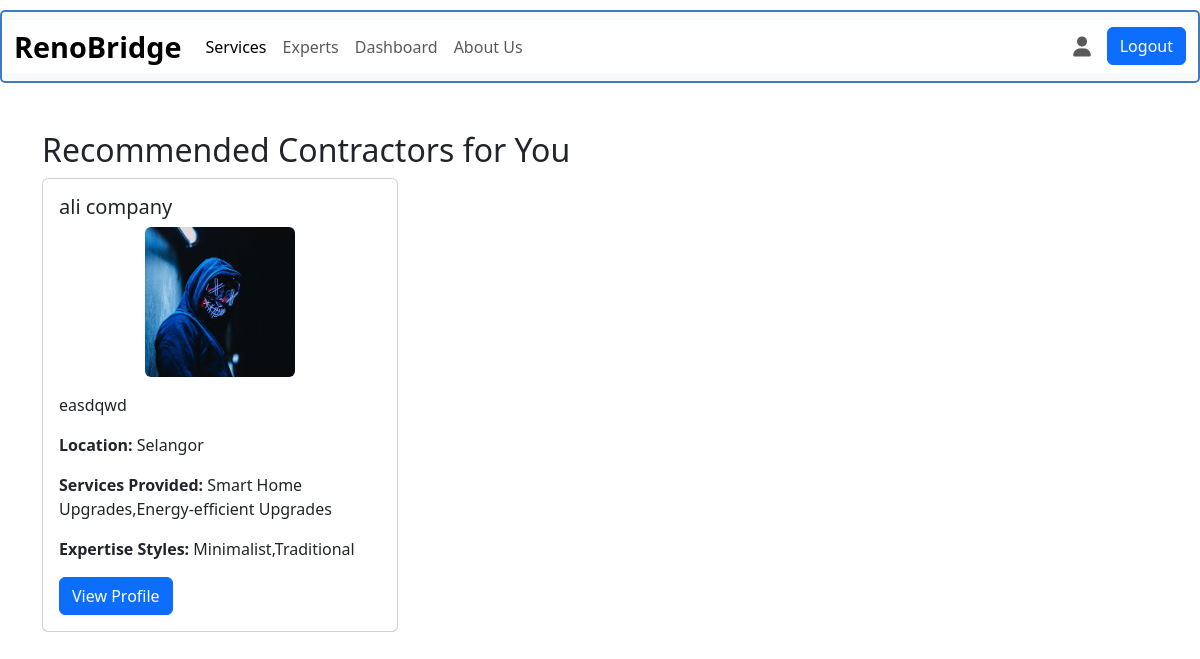
Page /expert_list/ (signed in) on the committed database.
### renobridge/models.py (models this page shows)
class Contractor(models.Model):
    user = models.OneToOneField(settings.AUTH_USER_MODEL, on_delete=models.CASCADE)
    company_name = models.CharField(max_length=200)
    company_address = models.CharField(max_length=200)
    logo = models.ImageField(upload_to='company_logos/', blank=True, null=True)
    email_address = models.EmailField()
    years_of_experience = models.CharField(max_length=50)
    description = models.TextField()
    preferred_location = models.CharField(max_length=100)
    services_provided = models.TextField()  # Store services as comma-separated values
    expertise_styles = models.TextField()  # Store expertise styles as comma-separated values

### renobridge/views.py (the view)
# urls.py: path('expert_list/', views.expert_list, name='expert_list'),  # For expert_list.html
def expert_list(request):
    try:
        homeowner = Homeowner.objects.get(user=request.user)
        matching_contractors = Contractor.objects.filter(
            preferred_location=homeowner.location,
            expertise_styles__icontains=homeowner.preferred_style,
            services_provided__icontains=homeowner.services_required
        )
        context = {
            'matching_contractors': matching_contractors
        }
        return render(request, 'expert_list.html', context)
    except Homeowner.DoesNotExist:
        return render(request, 'expert_list.html', {
            'error': 'Homeowner data does not exist for the current user. Please fill out the homeowner form.'
        })

### renobridge/templates/expert_list.html (shortened to what this page needs)
{% load static %}
<!DOCTYPE html>
<html lang="en">
<head>
    <link rel="stylesheet" href="https://cdn.jsdelivr.net/npm/bootstrap@5.3.3/dist/css/bootstrap.min.css">
    <link rel="stylesheet" href="https://cdnjs.cloudflare.com/ajax/libs/font-awesome/6.0.0-beta3/css/all.min.css">
    <link rel="stylesheet" href="{% static 'style.css' %}">
</head>
<body>
    <nav class="navbar navbar-expand-lg bg-body-tertiary navbar-frame">
        <div class="container-fluid" style="background-color: white;">
          <a class="navbar-brand" href="{% url 'renobridge' %}">RenoBridge</a>
          <div class="collapse navbar-collapse" id="navbarSupportedContent">
            <ul class="navbar-nav me-auto mb-2 mb-lg-0">
              <li class="nav-item">
                <a class="nav-link active" aria-current="page" href="#">Services</a>
              </li>
              <li class="nav-item">
                <a class="nav-link" href="{% url 'expert_list' %}">Experts</a>
              </li>
              <li class="nav-item">
                <a class="nav-link" href="{% url 'dashboard' %}">Dashboard</a>
              </li>
              <li class="nav-item">
                <a class="nav-link" href="#">About Us</a>
              </li>
            </ul>
            {% if user.is_authenticated %}
            <ul class="navbar-nav ms-auto mb-2 mb-lg-0">
              <li class="nav-item">
                <a class="nav-link" href="{% url 'view_homeowner_input' %}" title="View Profile">
                    <i class="fas fa-user fa-lg"></i>
                </a>
              </li>
              <li class="nav-item">
                  <a class="btn btn-primary text-white ms-2" href="{% url 'logout' %}">Logout</a>
              </li>
            </ul>
            {% endif %}
          </div>
        </div>
    </nav>
    <div class="container mt-5">
      <h2>Recommended Contractors for You</h2>
      <div class="row">
          {% for contractor in matching_contractors %}
              <div class="col-md-4">
                  <div class="card">
                      <div class="card-body">
                          <h5 class="card-title">{{ contractor.company_name }}</h5>
                          {% if contractor.logo %}
                            <div class="text-center mb-3">
                                <img src="{{ contractor.logo.url }}" alt="Company Logo" class="img-fluid rounded" style="width: 150px; height: 150px; object-fit: cover;">
                            </div>
                          {% endif %}
                          <p class="card-text">{{ contractor.description }}</p>
                          <p><strong>Location:</strong> {{ contractor.preferred_location }}</p>
                          <p><strong>Services Provided:</strong> {{ contractor.services_provided }}</p>
                          <p><strong>Expertise Styles:</strong> {{ contractor.expertise_styles }}</p>
                          <a href="{% url 'expert_portfolio' contractor.user.id %}" class="btn btn-primary">View Profile</a>
                      </div>
                  </div>
              </div>
          {% empty %}
              <p>No contractors match your criteria at the moment.</p>
          {% endfor %}
      </div>
  </div>
</body>
</html>

### renobridge/static/style.css (style rules this page uses)
.navbar-frame { margin-top: 10px; border: 2px solid #417BBF; border-radius: 5px; }
.navbar-brand { font-size: 1.8rem; font-weight: bold; }

### rows in the picture
Contractor: company_name "ali company", logo (picture), description "easdqwd", preferred_location "Selangor", services_provided "Smart Home Upgrades,Energy-efficient Upgrades", expertise_styles "Minimalist,Traditional"
